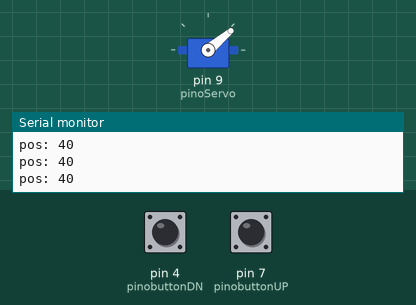
Simulated run of this sketch. Board: Arduino Uno, built with avr-gcc and run on an emulated ATmega328P. On the bench: servo, the last lines printed to the serial monitor. Inputs (shaded band) come from the test bench; at power-on: pin 7 (pinobuttonUP) HIGH, pin 4 (pinobuttonDN) HIGH.

Above: at 1.2 s.
1.3 s: pin 7 (pinobuttonUP) pulled LOW for 0.15 s
At 2.2 s:
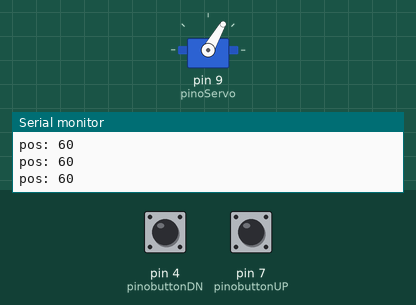
2.9 s: pin 7 (pinobuttonUP) pulled LOW for 1 s
At 3.4 s:
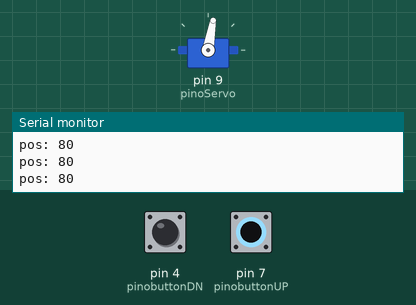
5.4 s: pin 7 (pinobuttonUP) pulled LOW for 0.15 s
At 6.5 s:
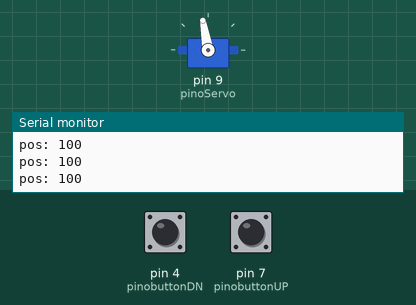
7.0 s: pin 7 (pinobuttonUP) pulled LOW for 3.2 s
At 7.4 s:
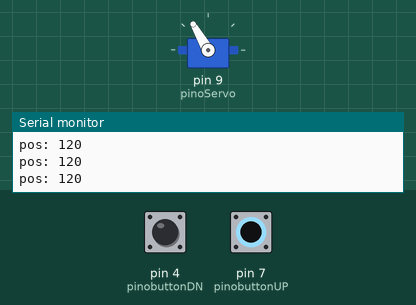
11.7 s: pin 7 (pinobuttonUP) pulled LOW for 0.15 s
At 12.2 s:
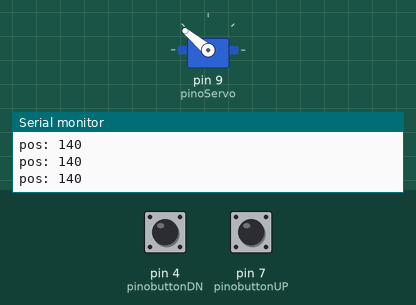
13.3 s: pin 7 (pinobuttonUP) pulled LOW for 1 s
At 14.7 s:
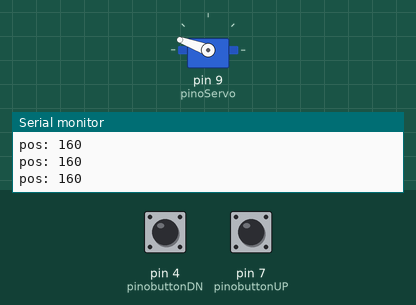
Timing chart, 0 to 16.3 s (numbered marks = the images above; inputs shaded):
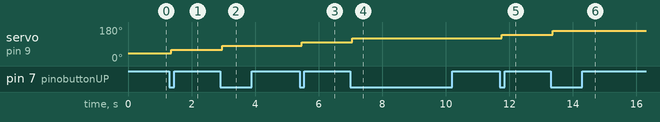

The sketch:

Tarefa-bonus-servomotor-v3a.ino
```cpp
/*
 * versao modificada por Alisson Cavalcante
 * heuristica desenvolvida com base nos Sketch:
 *   - Sweep - by BARRAGAN <http://barraganstudio.com>
 *      - http://www.arduino.cc/en/Tutorial/Sweep
 *   - Debounce existente na IDE 1.8.5 do Arduino
 *      - http://www.arduino.cc/en/Tutorial/Debounce
 *
 * versao - 2a  *** numero das versoes seguem o padrao "numeroletra". Ex.: 1a Sendo que a letra varia de a-e;
 * 13/09/2018 - 12:00pm
 *
 *
 * Descrição:
 *
 *  + A alimentacao do servo motor e feita pelos pinos de 5v e gnd do arduino.
 *  + Utilizado circuito PULL UP:
 *    - Quando o pushbuttonUP esta em repouso, o pino 7 do arduino recebe o sinal HIGH(1) e quando o botao e pressionado o pino 7 recebe o sinal LOW(0).
 *    - Quando o pushbuttonDN esta em repouso, o pino 4 do arduino recebe o sinal HIGH(1) e quando o botao e pressionado o pino 4 recebe o sinal LOW(0).
 *
*/

// carrega biblioteca que permite controlar o servo motor
#include <Servo.h>

// bloco de declaracao de constantes que indicam quais pinos do circuito do arduino serao utilizados,
//alem de definir a limitacao da rotacao do servo motor
#define pinoServo 9 // pino utilizado para enviar dados ao servo motor
#define pinobuttonUP 7 // pino de controle que recebe sinal quando o pushbutton e pressionado.
#define pinobuttonDN 4 // pino de controle que recebe sinal quando o pushbutton e pressionado.
#define inicio 40
#define fim 180

// cria o objeto servo
Servo myservo;

// bloco de variaveis
int pos = inicio; // inicia a variavel de posicao do servo motor em 40 graus
int readingUP = HIGH;
int buttonStateUP = HIGH;
int buttonLastStateUP = HIGH;

int readingDN = HIGH;
int buttonStateDN = HIGH;
int buttonLastStateDN = HIGH;

// Para variaveis de tempo foi utilizado unsigned long, pois aumenta o valor positivo que a variavel pode armazenar
unsigned long lastDebounceTime = 0;  // Ultimo registro do tempo do debounce
unsigned long debounceDelay = 50;  // tempo de debounce 50ms (0,5s). Se o tempo desta variavel for maior que o
                                   // tempo que se leva pressionando o pushbutton a condicao nunca sera satisfeita.

void setup() {
  // ativa o uso da ferramenta serial monitor. Esta ferramenta ajuda no debug do codigo fonte.
  Serial.begin(9600);
  myservo.attach(pinoServo);  // atribui o pino do arduino ao objeto do servo motor - pino para controle
  pinMode(pinobuttonUP, INPUT); // atribui o pino do arduino ao pushbuttonUP
  pinMode(pinobuttonDN, INPUT); // atribui o pino do arduino ao pushbuttonDN
  myservo.write(inicio); // direciona o servo motor para posicao inicial
}
void loop() {

  // *** Bloco 1 *** - estado inicial, botao em repouso, variaveis recebem sinal HIGH(1). Quando o botao e
  //pressionado a variavel recebe LOW (0).
  readingUP = digitalRead(pinobuttonUP);
  readingDN = digitalRead(pinobuttonDN);

  // *** Bloco 2 *** - executado se ocorrer mudanca no valor do pushbutton em relacao ao ultimo estado registrado
  //na execucao do loop. Ou seja, se o botao for pressionado. Ou se o interruptor mudou, devido a ruído ou pressão:
  if ((readingUP != buttonLastStateUP)||(readingDN != buttonLastStateDN))
  {
    lastDebounceTime = millis();
  }

  // *** bloco 3 *** - realiza o debounce, controle do bounce. Permite a execução do bloco se a subtracao entre
  // o tempo atual e o ultimo tempo de debounce registrado for maior que o tempo configurado para o debounce
  // delay. Se o tempo da variavel debounceDelay for maior que o tempo que se leva pressionando o pushbutton
  // a condicao nunca sera satisfeita.
  if ((millis() - lastDebounceTime) > debounceDelay)
  {
    // *** bloco 4 *** - executado se houver mudanca no estado do botao pushbutton. Ou seja, se o estado
    // atual do botao pushbutton for diferente do estado registrado por buttonState na ultima vez que foi
    // satisfeita a condicao.
    if (readingUP != buttonStateUP)
    {
      buttonStateUP = readingUP;

      // bloco 5 - Se o botao pushbuttonUP for pressionado (HIGH) a condicao e atendida na segunda rodada
      // apos pressionamento do botao. ou seja quando o botao retornar ao estao HIGH (1).
      if(buttonStateUP == LOW)
      {
        // quando a variavel for incrementada e atingir o valor 150 o servo motor retornara
        //para a posicao de grau 30
        if (pos < fim)
        {
          pos += 20; // atribui inicialmente 20 graus e vai somando de 20 em 20
          myservo.write(pos); // envia comando para o servo motor girar
          delay(15); // espera 15 milessimos de segundo para que o servo possa procurar a posição
        }
      }
    }
    if (readingDN != buttonStateDN)
    {
      buttonStateDN = readingDN;

      // *** bloco 5 *** - Se o botao pushbuttonDN for pressionado (HIGH) a condicao e atendida na segunda
      // rodada apos pressionamento do botao. ou seja quando o botao retornar ao estao HIGH (1).
      if(buttonStateDN == LOW)
      {
        // quando a variavel for incrementada e atingir o valor 150 o servo motor retornara para a
        // posicao de grau 30
        if (pos > inicio)
        {
          pos -= 20; // atribui inicialmente 20 graus e vai somando de 20 em 20
          myservo.write(pos); // envia comando para o servo motor girar
          delay(15); // espera 15 milessimos de segundo para que o servo possa procurar a posição
        }
      }
    }
  }
  Serial.print("pos: ");
  Serial.println(pos);
  // *** bloco 6 *** - registra o ultimo estado do botao pushbuttonUP em buttonLastStateUP e pushbuttonDN
  //em buttonLastStateDN
  buttonLastStateUP = readingUP;
  buttonLastStateDN = readingDN;
}
```

Measured:
- after the input at 1.3 s, servo on pin 9 (pinoServo): 40° → 60° after 0.06 s
- after the input at 2.9 s, servo on pin 9 (pinoServo): 60° → 80° after 0.07 s
- after the input at 5.4 s, servo on pin 9 (pinoServo): 80° → 100° after 0.06 s
- after the input at 7.0 s, servo on pin 9 (pinoServo): 100° → 120° after 0.06 s
- after the input at 11.7 s, servo on pin 9 (pinoServo): 120° → 140° after 0.06 s
- after the input at 13.3 s, servo on pin 9 (pinoServo): 140° → 160° after 0.06 s
